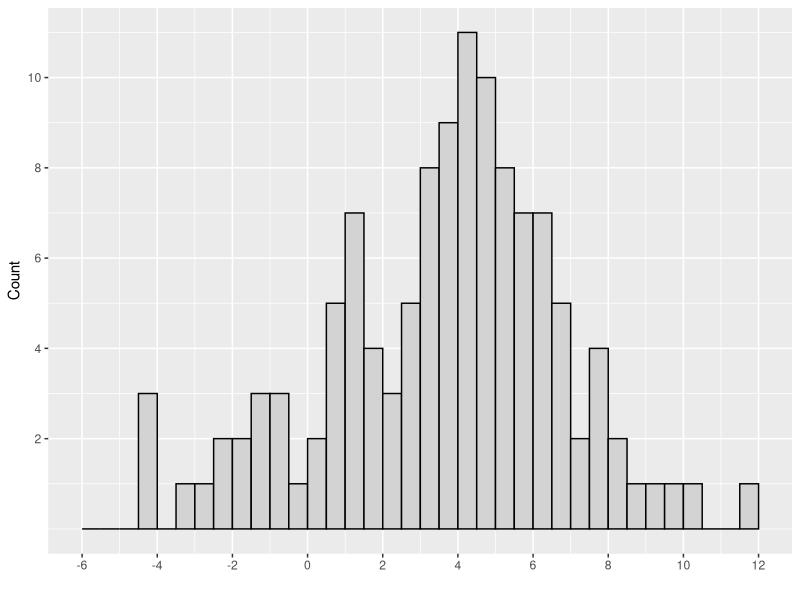

This figure's R source:
## ---- chunk 1
suppressPackageStartupMessages(
  library(tidyverse)
)
## ---- chunk 2
# Table A1. Observed Blank Sample Results for Reagent Lot 1 (Units are pg/mL)
table_a1 <- tibble(
  day = rep(1:3, each = 4),
  replicate = rep(1:4, times = 3),
  `Blank 1` = c( 2.6, -0.8, 5.5, 6.0, 4.5, 0.6, -2.3,   3.4, 5.9, 7.6,  4.1, -1.4),
  `Blank 2` = c( 1.0,  2.9, 4.9, 8.0, 6.9, 5.0,  3.4,   1.2, 6.5, 5.6, -2.2,  2.3),
  `Blank 3` = c(-4.4, -3.4, 7.0, 6.9, 4.3, 3.2, -1.4,  -4.2, 5.9, 7.6,  3.8,  5.8),
  `Blank 4` = c( 1.5, -1.9, 5.1, 5.7, 4.1, 4.5, -0.6,   0.5, 5.4, 7.6,  4.4,  6.6),
  `Blank 5` = c( 1.2, -0.7, 6.1, 5.1, 4.8, 3.3, -2.8,  -1.4, 8.7, 3.6,  5.1,  3.5)
)

## ---- chunk 3
# Table A2. Observed Low Level Sample Results for Reagent Lot 1 (Units are pg/mL)
table_a2 <- tibble(
  day = rep(1:3, each = 4),
  replicate = rep(1:4, times = 3),
  `Low 1` = c(21.0, 22.8, 28.2, 25.9, 26.4, 28.3, 20.7, 21.9, 24.7, 22.5, 28.5, 29.2),
  `Low 2` = c(13.3, 12.6, 18.2, 14.7, 17.8, 14.0, 14.1, 12.5, 11.3, 12.2, 16.2, 13.9),
  `Low 3` = c(12.8, 12.9, 17.4, 16.0, 15.9, 14.1, 11.3,  9.4, 10.6, 13.6, 17.6, 14.9),
  `Low 4` = c(17.3, 19.2, 21.5, 22.2, 24.1, 25.8, 16.0, 16.4, 24.9, 23.8, 22.1, 26.1),
  `Low 5` = c(19.2, 22.7, 28.3, 26.2, 25.1, 30.3, 23.4, 19.2, 26.3, 23.1, 27.5, 30.1)
)
## ---- chunk 4
# Table A3. Observed Blank Sample Results for Reagent Lot 2 (Units are pg/mL)
table_a3 <- tibble(
  day = rep(1:3, each = 4),
  replicate = rep(1:4, times = 3),
  `Blank 1` = c(4.6,  4.1,  1.6, 3.7, 2.2, 0.7, 4.6, 2.6, 1.1, -4.4, 0.9,   0.7),
  `Blank 2` = c(9.2,  8.3,  4.8, 5.4, 4.8, 6.3, 5.4, 9.6, 7.7,  3.1, 6.1,  10.0),
  `Blank 3` = c(6.1,  3.2,  3.9, 1.4, 3.1, 4.1, 1.0, 3.4, 0.1,  0.4, 2.9,  -1.6),
  `Blank 4` = c(4.0, 11.5,  4.5, 3.6, 4.4, 6.8, 7.1, 4.2, 3.7,  3.7, 5.3,   4.5),
  `Blank 5` = c(4.0,  6.2, -0.2, 2.3, 1.6, 2.6, 6.4, 5.7, 4.2,  3.7, 1.4,   1.5) 
)
## ---- chunk 5
# Table A4. Observed Low Level Sample Results for Reagent Lot 2 (Units are pg/mL)
table_a4 <- tibble(
  day = rep(1:3, each = 4),
  replicate = rep(1:4, times = 3),
  `Low 1` = c(22.0, 22.5, 21.8, 22.1, 20.3, 21.0, 25.3, 26.0, 27.2, 25.1, 25.3, 25.3),
  `Low 2` = c(15.6, 21.2, 14.8, 14.9, 16.0, 15.8, 21.6, 22.8, 15.3, 18.7, 18.3, 19.5),
  `Low 3` = c(13.0, 15.9,  9.0,  7.0, 13.4,  8.5, 16.3, 18.1, 12.4, 11.1, 11.3, 10.1),
  `Low 4` = c(18.8, 17.6, 14.1, 14.9, 19.2, 15.8, 19.8, 21.4, 18.0, 18.0, 19.6, 23.1),
  `Low 5` = c(32.9, 30.4, 29.4, 27.6, 27.7, 30.6, 31.4, 30.4, 32.5, 28.9, 29.8, 35.1)
)
## ---- chunk 6

# Add the reagent lots, pivot to a longer format, and convert non-value columns to factors
tables_a14 <- map2_dfr(.x = list(table_a1, table_a2, table_a3, table_a4),  # The tables we need to clean up
                     .y = list("Lot 1", "Lot 1", "Lot 2", "Lot 2"),  # The lots of reagent that map to each of the tables
                     .f = ~ mutate(.x, reagent_lot = .y) %>%
                       pivot_longer(cols = starts_with(c("Blank", "Low")), 
                                    names_to = "sample", 
                                    values_to = "value")) %>%
  separate(sample, into = c("sample_type", "sample_number"), sep = " ", remove = FALSE) %>%
  mutate_at(vars(-value), as.factor)

glimpse(tables_a14)

## ---- chunk 7

alpha <- 0.05  # Type I error risk
pct_B <- 1 - alpha

B <- nlevels(tables_a14$day) *        # Number of days
  nlevels(tables_a14$sample_number) * # Number of unique samples
  nlevels(tables_a14$replicate)       # Number of replicates

rank_position <- 0.5 + (B * pct_B)

# Reproduce table A5  
tables_a14 %>%
  group_by(reagent_lot, sample_type) %>%
  mutate(rank_position = rank(value, ties.method = "random")) %>%
  filter(sample_type == "Blank",
        rank_position %in% 56:60) %>% 
  ungroup() %>%
  arrange(sample_type, reagent_lot, rank_position) %>%
  select(rank_position, reagent_lot, value) %>%
  pivot_wider(names_from = reagent_lot, values_from = value)

# Type 2 quantiles provide averaging at discontinuities
limits_nonparametric <- tables_a14 %>%
  group_by(reagent_lot, sample_type) %>%
    filter(sample_type == "Blank") %>%
  summarize(LoB = quantile(value, 1 - alpha, type = 2), .groups = "drop")  

limits_nonparametric
## ---- chunk 8

z <- qnorm(1-alpha)  # 95th percentile of normal distribution
#z <- round(z, digits = 3)

# Degrees of freedom, total measurements less the number of unique samples
df <- B - nlevels(tables_a14$sample_number)

# "Multiplier factor" as per eqn. 6
c_p = z / (1 - ( 1 / (4 * df)))

table_a6 <- tables_a14 %>%
  filter(sample_type == "Low") %>%
  group_by(sample, reagent_lot) %>%
  summarize(n = n(), SD = sd(value), .groups = "drop") %>%
  arrange(reagent_lot)

table_a6

limits_nonparametric <- table_a6 %>% 
  group_by(reagent_lot) %>%
  summarize(SD_L = sqrt(sum((n - 1) * SD^2) / sum(n-1)), .groups = "drop") %>%
  left_join(limits_nonparametric, by = "reagent_lot") %>%
  mutate(LoD = round(LoB + c_p * SD_L, 1))

## I believe there to be an error in this table - CD, 16-July-2020

limits_nonparametric

## ---- chunk 9

tables_a14 %>%
  filter(sample_type == "Blank") %>%
  ggplot(aes(x = value)) +
  geom_histogram(binwidth = 0.5, color = "black", fill = "lightgrey",
                 boundary = 0.5, closed = "left") +  # Match the binning-style that CLSI uses
  scale_x_continuous(breaks = seq(from = -6, to = 12, by = 2), limits = c(-6, 12), name = "") +
  scale_y_continuous(breaks = seq(2, 10, by = 2), name = "Count")

shapiro.test(tables_a14 %>%
  filter(sample_type == "Blank") %>%
  pull(value) 
)
## ---- chunk 10

table_a7 <- tables_a14 %>%
  filter(sample_type == "Blank") %>%
  group_by(reagent_lot) %>%
  summarize(M_B = round(mean(value), 2),
            SD_B = round(sd(value), 2),
            c_p = c_p,
            .groups = "drop") %>%
  mutate(LoB = round(M_B + c_p * SD_B, 1))

# Row 1 of this table doesn't allign with the document
table_a7

## ---- chunk 11
limits_parametric <- table_a6 %>% 
  group_by(reagent_lot) %>%
  summarize(SD_L = sqrt(sum((n - 1) * SD^2) / sum(n-1)), .groups = "drop") %>%
  right_join(table_a7, by = "reagent_lot") %>%
  mutate(LoD = round(LoB + c_p * SD_L, 1))

limits_parametric


## ---- chunk 12
# Confirm we've reproduced the values in the text
stopifnot(
  near(
    limits_nonparametric$LoB, 
    c(7.6, 9.4)
  ))

stopifnot(
  near(
    limits_nonparametric$LoD,
    c(12.7, 13.8)    # Values according to my math  
    # c(14.5, 13.8)  # Values according to document
  ))

stopifnot(
  near(
    limits_parametric$LoB,
    c(8.8, 8.6)
  ))

stopifnot(
  near(
    limits_parametric$LoD,
    c(13.9, 13.0)    # Values according to my math  
    # c(13.9, 13.2)  # Values according to document
  ))
